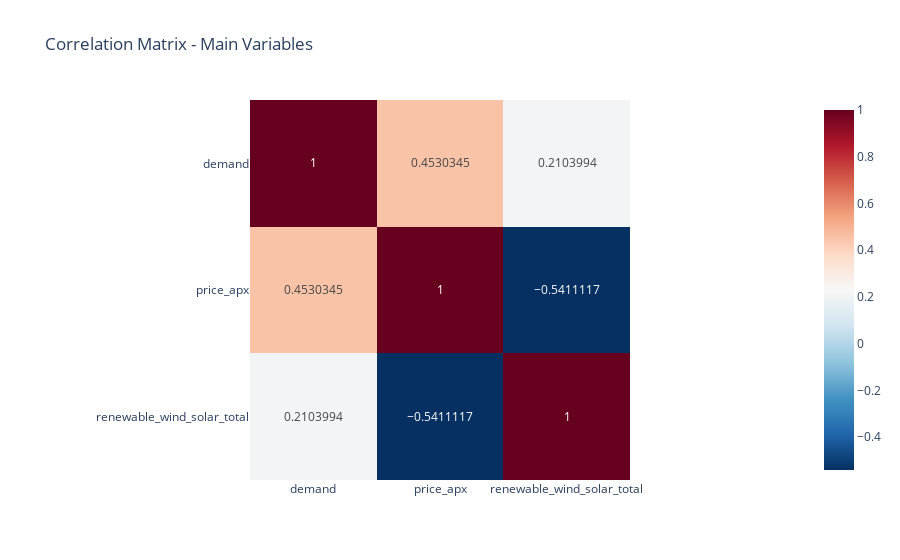
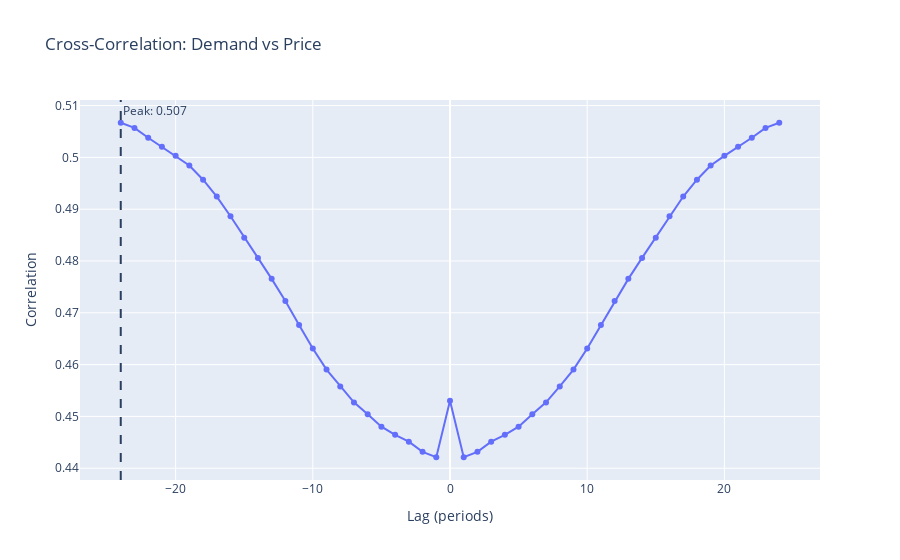

Here is the notebook cell these charts were saved with, in order:
### Code cell
# Cross-Correlation Analysis
print("\nCROSS-CORRELATION ANALYSIS")
print("=" * 35)

def calculate_cross_correlation(x, y, max_lags=24):
    """Calculate cross-correlation between two series."""
    # Remove NaN values
    combined = pd.concat([x, y], axis=1).dropna()
    if len(combined) < max_lags * 2:
        return None, None
    
    x_clean = combined.iloc[:, 0]
    y_clean = combined.iloc[:, 1]
    
    # Calculate cross-correlation
    correlations = []
    lags = list(range(-max_lags, max_lags + 1))
    
    for lag in lags:
        if lag == 0:
            corr = x_clean.corr(y_clean)
        elif lag > 0:
            corr = x_clean[:-lag].corr(y_clean[lag:])
        else:
            corr = x_clean[-lag:].corr(y_clean[:lag])
        correlations.append(corr)
    
    return lags, correlations

if not engineered_df.empty:
    # Calculate correlations between main variables
    main_vars = ['demand']
    if 'price_apx' in engineered_df.columns and engineered_df['price_apx'].notna().sum() > 50:
        main_vars.append('price_apx')
    if 'renewable_wind_solar_total' in engineered_df.columns and engineered_df['renewable_wind_solar_total'].notna().sum() > 50:
        main_vars.append('renewable_wind_solar_total')
    
    # Correlation matrix for current values
    print("\nInstantaneous correlation matrix:")
    corr_vars = [var for var in main_vars if var in engineered_df.columns]
    if len(corr_vars) > 1:
        corr_matrix = engineered_df[corr_vars].corr()
        print(corr_matrix)
        
        # Visualize correlation matrix
        fig = px.imshow(corr_matrix, 
                       title="Correlation Matrix - Main Variables",
                       color_continuous_scale='RdBu_r',
                       text_auto=True)
        fig.show()
    
    # Cross-correlation analysis
    if len(corr_vars) >= 2:
        print("\nCross-correlation analysis:")
        
        # Example: Demand vs Price (if both available)
        if 'demand' in corr_vars and 'price_apx' in corr_vars:
            lags, correlations = calculate_cross_correlation(
                engineered_df['demand'], engineered_df['price_apx'], max_lags=24
            )
            
            if lags is not None:
                # Find peak correlation
                max_corr_idx = np.argmax(np.abs(correlations))
                max_corr_lag = lags[max_corr_idx]
                max_corr_value = correlations[max_corr_idx]
                
                print(f"  Demand vs Price:")
                print(f"    Peak correlation: {max_corr_value:.3f} at lag {max_corr_lag}")
                
                # Plot cross-correlation
                fig = go.Figure()
                fig.add_trace(go.Scatter(
                    x=lags, y=correlations,
                    mode='lines+markers',
                    name='Cross-correlation'
                ))
                fig.add_vline(x=max_corr_lag, line_dash="dash", 
                             annotation_text=f"Peak: {max_corr_value:.3f}")
                fig.update_layout(
                    title="Cross-Correlation: Demand vs Price",
                    xaxis_title="Lag (periods)",
                    yaxis_title="Correlation"
                )
                fig.show()
        
        # Demand vs Renewables (if available)
        if 'demand' in corr_vars and 'renewable_wind_solar_total' in corr_vars:
            lags, correlations = calculate_cross_correlation(
                engineered_df['demand'], engineered_df['renewable_wind_solar_total'], max_lags=24
            )
            
            if lags is not None:
                max_corr_idx = np.argmax(np.abs(correlations))
                max_corr_lag = lags[max_corr_idx]
                max_corr_value = correlations[max_corr_idx]
                
                print(f"  Demand vs Renewables:")
                print(f"    Peak correlation: {max_corr_value:.3f} at lag {max_corr_lag}")
else:
    print("No data available for correlation analysis!")

print("\nCorrelation analysis completed!")

### Figure 1 — Plotly figure (JSON) as saved in the notebook; plotly's stock layout.template omitted (floating-point values rounded to 4 significant figures)
{"data": [{"coloraxis": "coloraxis", "hovertemplate": "x: %{x}<br>y: %{y}<br>color: %{z}<extra></extra>", "name": "0", "texttemplate": "%{z}", "type": "heatmap", "x": ["demand", "price_apx", "renewable_wind_solar_total"], "xaxis": "x", "y": ["demand", "price_apx", "renewable_wind_solar_total"], "yaxis": "y", "z": [[1.0, 0.453, 0.2104], [0.453, 1.0, -0.5411], [0.2104, -0.5411, 1.0]]}], "layout": {"coloraxis": {"colorscale": [[0, "rgb(5,48,97)"], [0.1, "rgb(33,102,172)"], [0.2, "rgb(67,147,195)"], [0.3, "rgb(146,197,222)"], [0.4, "rgb(209,229,240)"], [0.5, "rgb(247,247,247)"], [0.6, "rgb(253,219,199)"], [0.7, "rgb(244,165,130)"], [0.8, "rgb(214,96,77)"], [0.9, "rgb(178,24,43)"], [1, "rgb(103,0,31)"]]}, "title": {"text": "Correlation Matrix - Main Variables"}, "xaxis": {"anchor": "y", "constrain": "domain", "domain": [0, 1], "scaleanchor": "y"}, "yaxis": {"anchor": "x", "autorange": "reversed", "constrain": "domain", "domain": [0, 1]}}}

### Figure 2 — Plotly figure (JSON) as saved in the notebook; plotly's stock layout.template omitted (floating-point values rounded to 4 significant figures)
{"data": [{"mode": "lines+markers", "name": "Cross-correlation", "type": "scatter", "x": [-24, -23, -22, -21, -20, -19, -18, -17, -16, -15, -14, -13, -12, -11, -10, -9, -8, -7, -6, -5, -4, -3, -2, -1, 0, 1, 2, 3, 4, 5, 6, 7, 8, 9, 10, 11, 12, 13, 14, 15, 16, 17, 18, 19, 20, 21, 22, 23, 24], "y": [0.5067, 0.5057, 0.5038, 0.502, 0.5003, 0.4984, 0.4957, 0.4924, 0.4886, 0.4845, 0.4806, 0.4766, 0.4723, 0.4677, 0.4631, 0.459, 0.4558, 0.4527, 0.4504, 0.448, 0.4464, 0.4451, 0.4432, 0.4421, 0.453, 0.4421, 0.4432, 0.4451, 0.4464, 0.448, 0.4504, 0.4527, 0.4558, 0.459, 0.4631, 0.4677, 0.4723, 0.4766, 0.4806, 0.4845, 0.4886, 0.4924, 0.4957, 0.4984, 0.5003, 0.502, 0.5038, 0.5057, 0.5067]}], "layout": {"annotations": [{"showarrow": false, "text": "Peak: 0.507", "x": -24, "xanchor": "left", "xref": "x", "y": 1, "yanchor": "top", "yref": "y domain"}], "shapes": [{"line": {"dash": "dash"}, "type": "line", "x0": -24, "x1": -24, "xref": "x", "y0": 0, "y1": 1, "yref": "y domain"}], "title": {"text": "Cross-Correlation: Demand vs Price"}, "xaxis": {"title": {"text": "Lag (periods)"}}, "yaxis": {"title": {"text": "Correlation"}}}}
